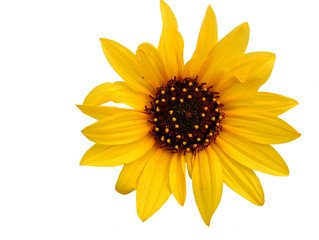
#> input picture sun.jpg, 319 x 240 px
$ python github.py
#> lines starting #> are read from the running program, lines starting #| are printed output that depends on the picture; after the words box and inside, x2 and y2 are one past the last pixel; in counts of white or black regions, pixels touching at a corner belong together
import cv2
import numpy as np
img=cv2.imread("sun.jpg")
#> img is the input picture: shape (240, 319, 3); mean B, G, R 160.1, 216.3, 237.6
cv2.imwrite("sun.png",img)
src = cv2.imread("sun.png")
tmp = cv2.cvtColor(src, cv2.COLOR_BGR2GRAY)
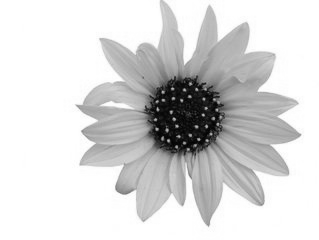
#> tmp: shape (240, 319); min 1, max 255, mean 216.3
_,alpha = cv2.threshold(tmp,1,255,cv2.THRESH_BINARY)
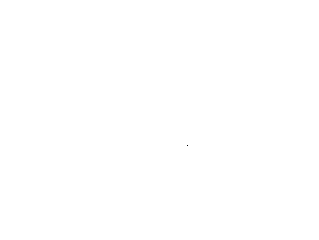
#> alpha: shape (240, 319); 100% white; black in thin lines or dots, all inside (x1, y1, x2, y2) = (187, 145, 188, 146)
b, g, r = cv2.split(src)
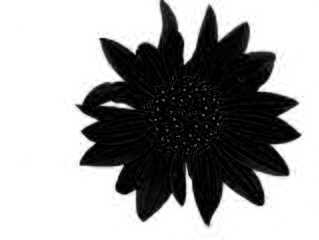
#> b: shape (240, 319); min 0, max 255, mean 160.1
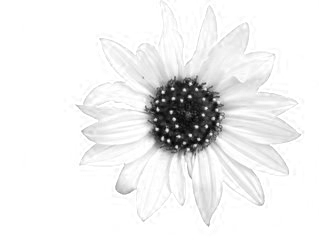
#> r: shape (240, 319); min 0, max 255, mean 237.6
rgba = [b,g,r, alpha]
dst = cv2.merge(rgba,4)
cv2.imwrite("test.png", dst)
